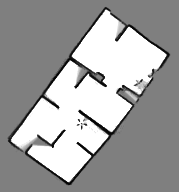
//> input picture imgdb/occupancy_grid.png, 179 x 192 px
$ ./main15   (built with g++ and OpenCV 4)
//> lines starting //> are read from the running program, lines starting //| are printed output that depends on the picture; after the words box and inside, x2 and y2 are one past the last pixel; in counts of white or black regions, pixels touching at a corner belong together
#include <opencv2/opencv.hpp>
#include <vector>
#include <algorithm>
#include <iostream>
#include <stack>
#include <cmath>


// [6 lines of commented-out code are left out]

#include "lsd.h"

using namespace cv;
using namespace std;

// Custom comparator for cv::Point
struct ComparePoints {
    bool operator()(const Point &p1, const Point &p2) const {
        if (p1.x != p2.x)
            return p1.x < p2.x;
        return p1.y < p2.y;
    }
};

class Graph {
public:
    // adjacencyList는 각 정점과 그 정점에 연결된 이웃 정점들을 저장하는 인접 리스트
    map<Point, set<Point, ComparePoints>, ComparePoints> adjacencyList;

    // 그래프에 정점을 추가합니다.
    void addVertex(const Point &p) {
        adjacencyList[p]; // 정점을 추가 (이미 존재하면 무시됨)
    }

    // 두 정점을 연결하는 간선을 추가합니다.
    void addEdge(const Point &p1, const Point &p2) {
        adjacencyList[p1].insert(p2);
        adjacencyList[p2].insert(p1); // 무방향 그래프의 경우
    }

    // 그래프를 출력합니다.
    void printGraph() const {
        for (const auto &node : adjacencyList) {
            cout << "Vertex " << node.first << " is connected to: ";
            for (const auto &neighbor : node.second) {
                cout << neighbor << " ";
            }
            cout << endl;
        }
    }

};

/**/
void buildGraphFromImage(Graph &graph, const Mat &edgesImage, const vector<Point> &points) {
    vector<vector<Point>> contours;
    findContours(edgesImage, contours, RETR_LIST, CHAIN_APPROX_SIMPLE);

    cout << "contours.size(): " << contours.size() << endl;


    // 그래프에 정점 추가
    for (const auto &point : points) {
        graph.addVertex(point);
    }

    // 직선이 어떤 점들을 연결하는지 분석하여 그래프에 간선 추가
    for (const auto &contour : contours) {
        for (size_t i = 0; i < contour.size(); ++i) {
            Point pt1 = contour[i];
            Point pt2 = contour[(i + 1) % contour.size()]; // 다음 점, 마지막 점은 첫 점과 연결

            Point p1Closest, p2Closest;
            double minDist1 = DBL_MAX, minDist2 = DBL_MAX;

            // 각 점에 대해 선분의 양 끝 점과 가장 가까운 점을 찾음
            for (const auto &pt : points) {
                double dist1 = norm(pt - pt1);
                double dist2 = norm(pt - pt2);

                if (dist1 < minDist1) {
                    minDist1 = dist1;
                    p1Closest = pt;
                }
                if (dist2 < minDist2) {
                    minDist2 = dist2;
                    p2Closest = pt;
                }
            }

            // 일정 거리 내에 있는 경우 두 점을 그래프에 간선으로 추가
            //if (minDist1 < 10 && minDist2 < 10) { // 10은 임계값, 필요에 따라 조정
                graph.addEdge(p1Closest, p2Closest);
            //}
        }
    }
}

double euclideanDistance(const cv::Point &p1, const cv::Point &p2)
{
    return cv::norm(p1 - p2);
}


/**/
// Zhang-Suen Thinning Algorithm
void zhangSuenThinning(const cv::Mat &src, cv::Mat &dst)
{

    cv::Mat img;
    int th = (int)cv::threshold(src, img, 0, 255, cv::THRESH_BINARY | cv::THRESH_OTSU);

    img /= 255;
    cv::Mat prev = cv::Mat::zeros(img.size(), CV_8UC1);
    cv::Mat diff;

    do
    {
        cv::Mat marker = cv::Mat::zeros(img.size(), CV_8UC1);

        for (int y = 1; y < img.rows - 1; ++y)
        {
            for (int x = 1; x < img.cols - 1; ++x)
            {
                uchar p2 = img.at<uchar>(y - 1, x);
                uchar p3 = img.at<uchar>(y - 1, x + 1);
                uchar p4 = img.at<uchar>(y, x + 1);
                uchar p5 = img.at<uchar>(y + 1, x + 1);
                uchar p6 = img.at<uchar>(y + 1, x);
                uchar p7 = img.at<uchar>(y + 1, x - 1);
                uchar p8 = img.at<uchar>(y, x - 1);
                uchar p9 = img.at<uchar>(y - 1, x - 1);

                int A = (p2 == 0 && p3 == 1) + (p3 == 0 && p4 == 1) +
                        (p4 == 0 && p5 == 1) + (p5 == 0 && p6 == 1) +
                        (p6 == 0 && p7 == 1) + (p7 == 0 && p8 == 1) +
                        (p8 == 0 && p9 == 1) + (p9 == 0 && p2 == 1);
                int B = p2 + p3 + p4 + p5 + p6 + p7 + p8 + p9;
                if (img.at<uchar>(y, x) == 1 && B >= 2 && B <= 6 && A == 1 &&
                    (p2 * p4 * p6 == 0) && (p4 * p6 * p8 == 0))
                {
                    marker.at<uchar>(y, x) = 1;
                }
            }
        }

        img -= marker;

        for (int y = 1; y < img.rows - 1; ++y)
        {
            for (int x = 1; x < img.cols - 1; ++x)
            {
                uchar p2 = img.at<uchar>(y - 1, x);
                uchar p3 = img.at<uchar>(y - 1, x + 1);
                uchar p4 = img.at<uchar>(y, x + 1);
                uchar p5 = img.at<uchar>(y + 1, x + 1);
                uchar p6 = img.at<uchar>(y + 1, x);
                uchar p7 = img.at<uchar>(y + 1, x - 1);
                uchar p8 = img.at<uchar>(y, x - 1);
                uchar p9 = img.at<uchar>(y - 1, x - 1);

                int A = (p2 == 0 && p3 == 1) + (p3 == 0 && p4 == 1) +
                        (p4 == 0 && p5 == 1) + (p5 == 0 && p6 == 1) +
                        (p6 == 0 && p7 == 1) + (p7 == 0 && p8 == 1) +
                        (p8 == 0 && p9 == 1) + (p9 == 0 && p2 == 1);
                int B = p2 + p3 + p4 + p5 + p6 + p7 + p8 + p9;
                if (img.at<uchar>(y, x) == 1 && B >= 2 && B <= 6 && A == 1 &&
                    (p2 * p4 * p8 == 0) && (p2 * p6 * p8 == 0))
                {
                    marker.at<uchar>(y, x) = 1;
                }
            }
        }

        img -= marker;
        cv::absdiff(img, prev, diff);
        img.copyTo(prev);

    } while (cv::countNonZero(diff) > 0);

    img *= 255;
    dst = img.clone();
}


/* */
// 거리 내의 점들을 병합하는 함수
void mergeClosePoints(std::vector<cv::Point> &points, int distanceThreshold)
{
    std::vector<cv::Point> mergedPoints;

    while (!points.empty())
    {
        cv::Point basePoint = points.back();
        points.pop_back();

        std::vector<cv::Point> closePoints;
        closePoints.push_back(basePoint);

        for (auto it = points.begin(); it != points.end();)
        {
            if (cv::norm(basePoint - *it) <= distanceThreshold)
            {
                closePoints.push_back(*it);
                it = points.erase(it);
            }
            else
            {
                ++it;
            }
        }

        // 평균 위치를 계산하여 병합된 점을 추가
        cv::Point avgPoint(0, 0);
        for (const auto &pt : closePoints)
        {
            avgPoint += pt;
        }
        avgPoint.x /= closePoints.size();
        avgPoint.y /= closePoints.size();
        mergedPoints.push_back(avgPoint);
    }

    points = mergedPoints;
}


/**/
// 8방향 이웃의 개수를 계산하여 끝점 또는 교차점을 찾기 위한 함수
int countNonZeroNeighbors(const Mat &img, int row, int col)
{
    int count = 0;
    for (int i = -1; i <= 1; i++)
    {
        for (int j = -1; j <= 1; j++)
        {
            if (i == 0 && j == 0)
                continue;
            if (img.at<uchar>(row + i, col + j) > 0)
            {
                count++;
            }
        }
    }
    return count;
}

vector<Point> extractBendingAndEndPoints(cv::Mat Skeleton_dst)
{
    // 꺾이는 지점과 끝점을 저장할 벡터
    vector<Point> trajector_points;

    // 각 픽셀을 순회하면서 꺾이는 지점 찾기

    for (int row = 1; row < Skeleton_dst.rows - 1; row++)
    {
        for (int col = 1; col < Skeleton_dst.cols - 1; col++)
        {
            if (Skeleton_dst.at<uchar>(row, col) > 0)
            {
                int neighborCount = countNonZeroNeighbors(Skeleton_dst, row, col);
                if (neighborCount == 1 || neighborCount > 2)
                //if ( neighborCount > 2)
                { // 끝점(1개 이웃) 또는 교차점(3개 이상의 이웃)
                    trajector_points.push_back(Point(col, row));
                }
            }
        }
    }

    return trajector_points;
}

cv::Mat MakeDistanceTransform(cv::Mat freeSpace)
{
    cv::Mat kernel = cv::getStructuringElement(cv::MORPH_RECT, cv::Size(1, 3));
    cv::Mat opening_freeSpace;
    cv::morphologyEx(freeSpace, opening_freeSpace, cv::MORPH_OPEN, kernel, cv::Point(-1, -1), 1);
    //cv::imshow("opening_freeSpace", opening_freeSpace);


    // 확실한 전경 영역 찾기
    cv::Mat dist_transform;
    cv::distanceTransform(opening_freeSpace, dist_transform, cv::DIST_L2, 3);
    normalize(dist_transform, dist_transform, 0, 255, NORM_MINMAX);

    cv::Mat dist_transform_8u;
    // 전경 이미지를 8비트로 변환
    dist_transform.convertTo(dist_transform_8u, CV_8UC1);
    cv::imshow("distTransform", dist_transform_8u);

    return dist_transform_8u;
}


bool isAdjacent(const cv::Point &pt1, const cv::Point &pt2)
{
    // 두 점이 8방향으로 인접해 있는지 확인
    return std::abs(pt1.x - pt2.x) <= 1 && std::abs(pt1.y - pt2.y) <= 1;
}

/* */
// DFS로 연속된 선 성분 찾기
void findConnectedComponent(const std::vector<cv::Point> &coordinates,
                            std::vector<bool> &visited,
                            std::vector<cv::Point> &component,
                            size_t startIdx)
{
    std::stack<size_t> stack;
    stack.push(startIdx);

    while (!stack.empty())
    {
        size_t currentIdx = stack.top();
        stack.pop();

        if (visited[currentIdx])
            continue;

        visited[currentIdx] = true;
        component.push_back(coordinates[currentIdx]);

        // 현재 픽셀과 인접한 픽셀을 찾는다
        for (size_t i = 0; i < coordinates.size(); ++i)
        {
            if (!visited[i] && isAdjacent(coordinates[currentIdx], coordinates[i]))
            {
                stack.push(i);
            }
        }
    }
}


/**/
std::vector<cv::Point> processTrajectoryFeaturePoints(const std::vector<cv::Point> &coordinates)
{
    std::vector<cv::Point> result;
    std::vector<bool> visited(coordinates.size(), false);

    for (size_t i = 0; i < coordinates.size(); ++i)
    {
        if (!visited[i])
        {
            std::vector<cv::Point> component;
            findConnectedComponent(coordinates, visited, component, i);

            if (!component.empty())
            {
                // 각 선 성분의 시작과 끝 점을 결과에 추가
                result.push_back(component.front());
                result.push_back(component.back());
            }
        }
    }

    mergeClosePoints(result, 12);

    return result;
}


int main()
{

    // 이미지 파일 경로
    cv::Mat raw_img = cv::imread("/home/dongwon/myWorkCode/regonSeg/imgdb/occupancy_grid.png", cv::IMREAD_GRAYSCALE);
//> raw_img is the input picture: 192 rows x 179 cols, CV_8UC1; min 0, max 255, mean 162.6
    //cv::Mat raw_img = cv::imread("/home/dongwon/myWorkCode/regonSeg/imgdb/caffe_map.pgm", cv::IMREAD_GRAYSCALE);
    if (raw_img.empty())
    {
        std::cerr << "Error: Unable to open image file: " << std::endl;
        return -1;
    }
    cv::imshow("raw_img", raw_img);

    cv::Mat color_raw_img;
    cv::cvtColor(raw_img, color_raw_img, cv::COLOR_GRAY2RGB);

    //----------------------------------------------------------------------------------------
    //----------------------------------------------------------------------------------------

    cv::Mat back_img = cv::imread("/home/dongwon/myWorkCode/regonSeg/imgdb/occupancy_grid_back.png", cv::IMREAD_GRAYSCALE);
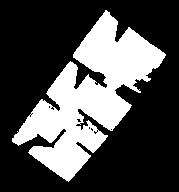
//> input picture imgdb/occupancy_grid_back.png, 179 x 192 px
//> back_img: 192 rows x 179 cols, CV_8UC1; 30.3% white; 1 white region, box (x1, y1, x2, y2) and area: (12, 10, 166, 182) 10406
    cv::imshow("back_img", back_img);
    if (back_img.empty())
    {
        std::cerr << "Error: 이미지를 열 수 없습니다!" << std::endl;
        return -1;
    }

    cv::Mat dist_transform = MakeDistanceTransform(back_img);
//> in MakeDistanceTransform, `cv::morphologyEx(freeSpace, opening_freeSpace, cv::MORPH_OPEN, kernel,..`: opening_freeSpace: 192 rows x 179 cols, CV_8UC1; 30.2% white; 1 white region, box (x1, y1, x2, y2) and area: (12, 10, 165, 182) 10364
//> in MakeDistanceTransform, `cv::distanceTransform(opening_freeSpace, dist_transform, cv::DIST_L2, ..`:
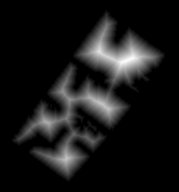
//> dist_transform: 192 rows x 179 cols, CV_32FC1; min 0, max 22.04, mean 2; drawn with min black and max white
    //----------------------------------------------------------------------------------------
    cv::Mat Skeleton_dst;
    zhangSuenThinning(dist_transform, Skeleton_dst);
//> in zhangSuenThinning, `int th = (int)cv::threshold(src, img, 0, 255, cv::THRESH_BINARY | cv::..`: img: 192 rows x 179 cols, CV_8UC1; 17.9% white; 2 white regions, box (x1, y1, x2, y2) and area: (18, 67, 126, 176) 3567, (78, 17, 160, 88) 2593
//> in zhangSuenThinning, `int th = (int)cv::threshold(src, img, 0, 255, cv::THRESH_BINARY | cv::..`: th = 55
//> the loop in zhangSuenThinning, `do` made 15 passes
//> pass 1, in zhangSuenThinning, `img -= marker;`:
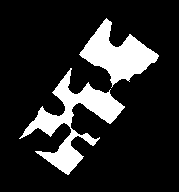
//> img: 192 rows x 179 cols, CV_8UC1; values 0 (black) and 1 (white), 16.2% white; 2 white regions, box (x1, y1, x2, y2) and area: (19, 68, 125, 175) 3160, (79, 18, 159, 88) 2415
//> pass 1, in zhangSuenThinning, `img -= marker;`:
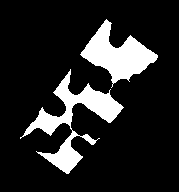
//> img: 192 rows x 179 cols, CV_8UC1; values 0 (black) and 1 (white), 14.7% white; 2 white regions, box (x1, y1, x2, y2) and area: (20, 69, 124, 174) 2778, (80, 19, 158, 88) 2260
//> after the loop in zhangSuenThinning, `do`:
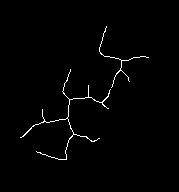
//> img: 192 rows x 179 cols, CV_8UC1; values 0 (black) and 1 (white), 1.2% white in thin lines or dots, all inside (x1, y1, x2, y2) = (20, 26, 149, 160)
//> after the loop in zhangSuenThinning, `do`: diff: 192 rows x 179 cols, CV_8UC1; every value is 0
//> in zhangSuenThinning, `img *= 255;`:
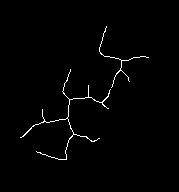
//> img: 192 rows x 179 cols, CV_8UC1; 1.2% white in thin lines or dots, all inside (x1, y1, x2, y2) = (20, 26, 149, 160)
    cv::imshow("pass_Skeleton", Skeleton_dst);
    //----------------------------------------------------------------------------------------
    // 꺾이는 지점과 끝점을 저장할 벡터
    vector<Point> trajector_points = extractBendingAndEndPoints(Skeleton_dst);
//> after the loop in extractBendingAndEndPoints, `for (int row = 1; row < Skeleton_dst.rows - 1; row++)`: trajector_points = 147 Points (x, y), first 12: [106, 26], [105, 30], [104, 31], [105, 31], [104, 32], [100, 52], [100, 53], [101, 53], [101, 54], [102, 54], [148, 57], [121, 60]
    // 좌표 데이터 처리
    std::vector<cv::Point> trajectoryfeatures = processTrajectoryFeaturePoints(trajector_points);
//> the loop in processTrajectoryFeaturePoints, `for (size_t i = 0; i < coordinates.size(); ++i)` made 147 passes
//> component on passes 1, 2, 11, 12, 15, 27, 31, 32, 33, 34, 35: 1 Point (x, y): [106, 26], 4 Points (x, y): [105, 30], [105, 31], [104, 32], [104, 31], 1 Point (x, y): [148, 57], 3 Points (x, y): [121, 60], [121, 61], [122, 60], 1 Point (x, y): [70, 69], 4 Points (x, y): [67, 79], [67, 80], [66, 81], [66, 80], 1 Point (x, y): [129, 81], 1 Point (x, y): [88, 85], 1 Point (x, y): [111, 87], 1 Point (x, y): [110, 89], 4 Points (x, y): [63, 92], [64, 93], [64, 94], [63, 93]
//> the loop in mergeClosePoints, `while (!points.empty())` made 19 passes
//> basePoint on passes 1 to 12: Point(65, 159), Point(40, 152), Point(91, 140), Point(20, 137), Point(71, 136), Point(34, 125), Point(66, 118), Point(42, 109), Point(108, 108), Point(94, 99), Point(70, 99), Point(108, 93)
//> in mergeClosePoints, `points = mergedPoints;`: points = 19 Points (x, y), first 12: [65, 158], [37, 151], [91, 138], [20, 137], [71, 131], [38, 122], [66, 117], [42, 109], [108, 108], [90, 97], [66, 95], [109, 89]
//> in processTrajectoryFeaturePoints, `mergeClosePoints(result, 12);`: result has the same summary as points in mergeClosePoints
//> trajectoryfeatures has the same summary as points in mergeClosePoints
    // 그래프 객체 생성
    Graph graph;
    // 이미지를 바탕으로 그래프 구축
    buildGraphFromImage(graph, Skeleton_dst, trajectoryfeatures);
//> in buildGraphFromImage, `findContours(edgesImage, contours, RETR_LIST, CHAIN_APPROX_SIMPLE);`: contours = 2 contours, 1 with area under 20; largest, box (x1, y1, x2, y2) and area: (20, 69, 111, 160) 37
//| contours.size(): 2
//> the loop in buildGraphFromImage, `for (const auto &point : points)` made 19 passes
//> the loop in buildGraphFromImage, `for (const auto &contour : contours)` made 2 passes

    // 그래프 출력
    // graph.printGraph();

    // 연결된 점들 간의 선을 이미지에 그리기
    std::vector<cv::Point> vertex;
    for (const auto &node : graph.adjacencyList)
    {
        if (node.second.size() > 0)
        {
            cout << "Vertex " << node.first << " is connected to: ";
            cout << "num: " << node.second.size() << endl;

            for (const auto &neighbor : node.second)
            {
                if (node.first != neighbor)
                {
                    line(color_raw_img, node.first, neighbor, Scalar(255, 0, 255), 2); // 빨간색 선으로 표시
                    cout << neighbor << " ";

                    double dist = euclideanDistance(node.first, neighbor);
                    cout << dist << " ";

                    circle(color_raw_img, node.first, 3, CV_RGB(0, 255, 0), -1);

                    vertex.push_back(node.first);
                }
            }
        }
        cout << endl;
    }
//> this loop made 19 passes
//| Vertex [20, 137] is connected to: num: 2
//| Vertex [37, 151] is connected to: num: 2
//| Vertex [38, 122] is connected to: num: 4
//| Vertex [42, 109] is connected to: num: 2
//| Vertex [65, 158] is connected to: num: 3
//| Vertex [66, 95] is connected to: num: 4
//| Vertex [66, 117] is connected to: num: 4
//| Vertex [68, 74] is connected to: num: 2
//> (output is shown up to pass 8 of 19)
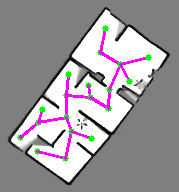
//> color_raw_img: 192 rows x 179 cols, CV_8UC3; mean R, G, B 159.8, 155, 159.8
//> after the loop, vertex = 36 Points (x, y), first 12: [20, 137], [37, 151], [38, 122], [38, 122], [38, 122], [42, 109], [65, 158], [65, 158], [66, 95], [66, 95], [66, 95], [66, 117]

    imshow("color_raw_img", color_raw_img);
    waitKey(0);


    // [68 lines of commented-out code are left out]


    return 0;
}
